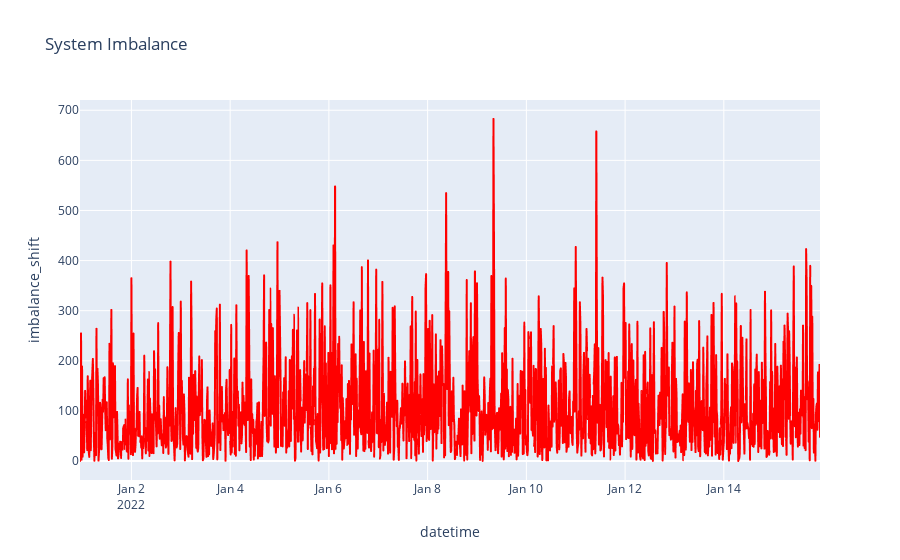

Here is the notebook cell this chart was saved with:
### Code cell
data_raw["imbalance_shift"] = abs(data_raw["system_imbalance"].diff(1).fillna(0))
fig = px.line(data_raw[:15*4*24], x='datetime', y='imbalance_shift', line_shape='linear', color_discrete_sequence=["red"], title='System Imbalance')
fig.show()

### Figure 1 — Plotly figure (JSON) as saved in the notebook; plotly's stock layout.template omitted (floating-point values rounded to 4 significant figures; data arrays with more than 128 entries replaced by an {"elided": "..."} marker saying what was removed)
{"data": [{"hovertemplate": "datetime=%{x}<br>imbalance_shift=%{y}<extra></extra>", "legendgroup": "", "line": {"color": "red", "dash": "solid", "shape": "linear"}, "marker": {"symbol": "circle"}, "mode": "lines", "name": "", "showlegend": false, "type": "scattergl", "x": {"elided": "1440 str values"}, "xaxis": "x", "y": {"elided": "1440 float values"}, "yaxis": "y"}], "layout": {"legend": {"tracegroupgap": 0}, "title": {"text": "System Imbalance"}, "xaxis": {"anchor": "y", "domain": [0, 1], "title": {"text": "datetime"}}, "yaxis": {"anchor": "x", "domain": [0, 1], "title": {"text": "imbalance_shift"}}}}
